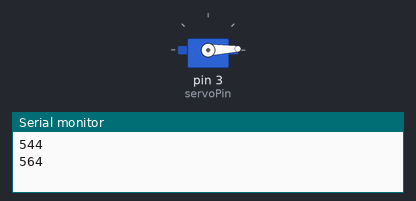
This sketch was run on a simulated Arduino Uno, built with avr-gcc and run on an emulated ATmega328P. On the bench: servo, the last lines printed to the serial monitor. Wiring (inferred from the names in the program): servo: signal pin 3. Servo pulses on a pin are drawn as a servo (544–2400 µs = 0–180°).

Above: at 0.05 s.
At 1.2 s:
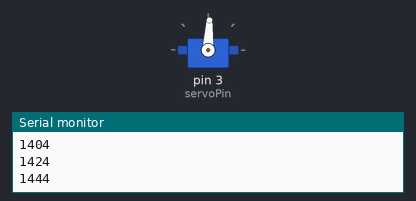
At 2.35 s:
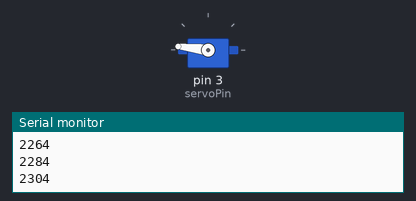
At 4.7 s:
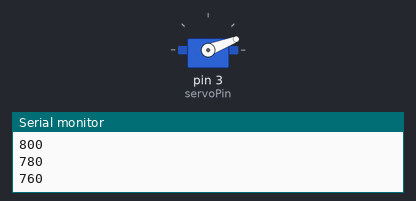
Timing chart, 0 to 6.5 s (numbered marks = the images above):
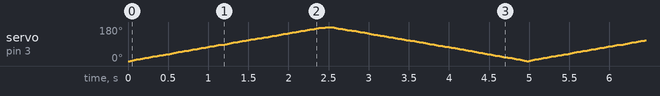

The sketch:

PulseWithModulation.ino
```cpp
int servoPin = 3;
int pulseTime;

void setup() {
  // put your setup code here, to run once:
  Serial.begin(9600);
  pinMode(servoPin, OUTPUT);

}

void loop() {
  // put your main code here, to run repeatedly:
  for(pulseTime = 544; pulseTime <= 2400; pulseTime += 20){
      Serial.println(pulseTime);
      digitalWrite(servoPin, HIGH);
      delayMicroseconds(pulseTime);
      digitalWrite(servoPin, LOW);
      delay(25);
  }

    for(pulseTime = 2400; pulseTime >= 544; pulseTime -= 20){
      Serial.println(pulseTime);
      digitalWrite(servoPin, HIGH);
      delayMicroseconds(pulseTime);
      digitalWrite(servoPin, LOW);
      delay(25);
  }

}
```
